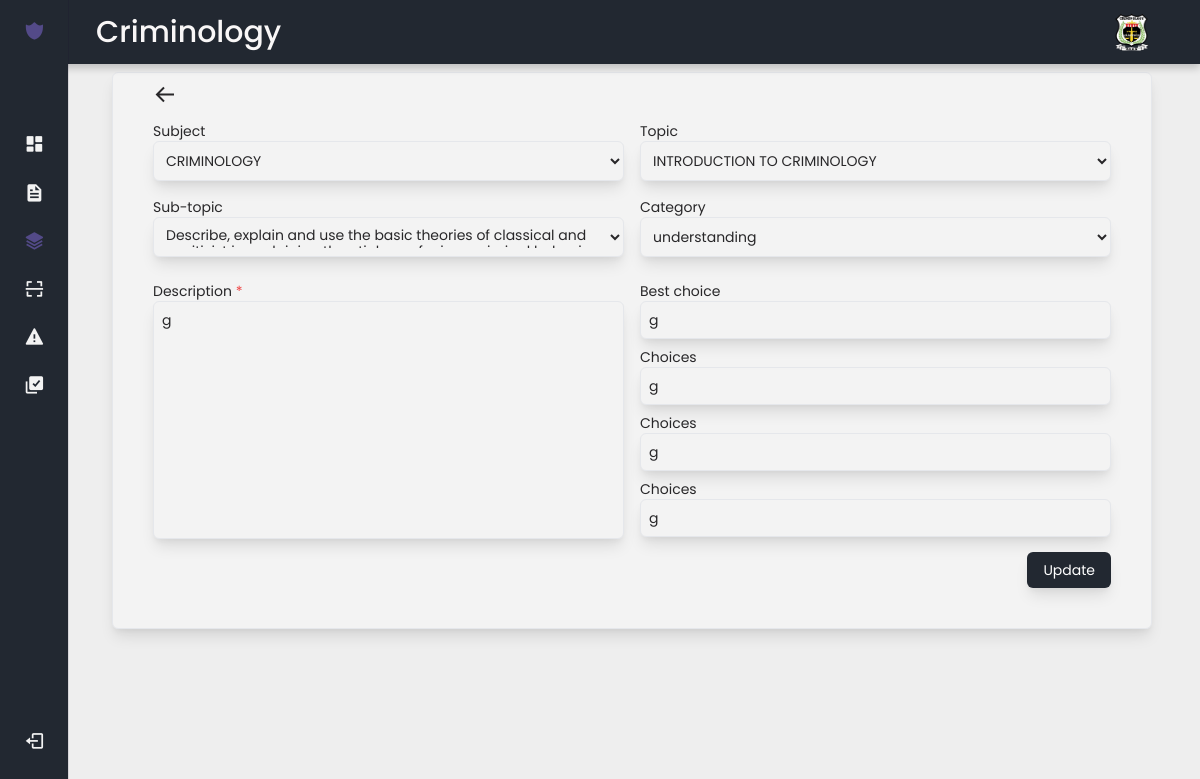
Screenshot of /questionnaires/update/525/ (signed in) with the database file from the repository.
### criminology/models.py (models this page shows, shortened)
class Questionnaire(models.Model):
  subject = models.ForeignKey(Subject, on_delete=models.CASCADE, null=True)
  category = models.ForeignKey(Category, on_delete=models.CASCADE, null=True)
  topic = models.ForeignKey(Topic, on_delete=models.CASCADE, null=True)
  subtopic = models.ForeignKey(Subtopic, on_delete=models.CASCADE, null=True)
  description = models.CharField(max_length=600)
  correct_answer = models.CharField(max_length=200)
  distructor1 = models.CharField(max_length=200)
  distructor2 = models.CharField(max_length=200)
  distructor3 = models.CharField(max_length=200)
  status = models.IntegerField(default=0)

class Subject(models.Model):
  id = models.AutoField(primary_key=True)
  subject_name = models.CharField(max_length=50)
  subject_code = models.CharField(max_length=10, null=True)
  subject_pw = models.IntegerField(default=0)

class Topic(models.Model):
  id = models.AutoField(primary_key=True)
  subject_topic = models.ForeignKey(Subject, on_delete=models.CASCADE)
  topic_name = models.CharField(max_length=200)

class Subtopic(models.Model):
  id = models.AutoField(primary_key=True)
  topic_subtopic = models.ForeignKey(Topic, on_delete=models.CASCADE)
  subtopic_name = models.CharField(max_length=200)

class Category(models.Model):
  id = models.AutoField(primary_key=True)
  category = models.CharField(max_length=50)

### criminology/views.py (the view, shortened to what this page needs)
# urls.py: path('questionnaires/update/<int:id>/', views.update, name='update'),
@login_required(login_url='loginpage')
def update(request, id):
    q = get_object_or_404(Questionnaire, id=id)
    subjects = Subject.objects.all()
    categories = Category.objects.all()
    topics = Topic.objects.filter(subject_topic=q.subject)
    subtopics = Subtopic.objects.filter(topic_subtopic=q.topic)
    context = {
        'q': q,
        'subjectsup': subjects,
        'categories': categories,
        'topics': topics,
        'subtopics': subtopics
    }
    return render(request, 'assets/questionnaires_update.html', context)

### templates/assets/questionnaires_update.html (shortened to what this page needs)
{% extends "base.html" %}
{% block content %}
<div id="cardtext" class="flex items-center ml-4 rounded-md shadow-lg border border-gray-200 cc101">
  <form action="{% url 'updatequestion' q.id %}" method="post" class="flex flex-col w-full pr-10 pb-10 pl-10">
     <div class="text-2xl cursor-pointer py-2 w-8 transform hover:scale-110">
      <button onclick="history.back()">
        <i class='bx bx-arrow-back'></i>
      </button>
    </div>
      <div class="grid grid-cols-1 md:grid-cols-2 gap-2 gap-x-4">
          <div class="pb-2 text-sm">
              <p id="cardtext">Subject</p>
              <select class="ddrop border border-gray-200 cc101 rounded-md shadow-lg outline-none w-full p-2"
                      aria-label="Default select example"
                      name="subjectupdate"
                      id="subjectupdate">
                  <option value="{{q.subject.id}}" selected>{{q.subject.subject_name}}</option>
              </select>
          </div>
          <div class="pb-2 text-sm" id="topic-container">
              <p id="cardtext">Topic</p>
              <select class="ddrop border border-gray-200 cc101 rounded-md shadow-lg outline-none w-full p-2"
                      aria-label="Default select example"
                      name="topicupdate"
                      id="topicupdate">
                  <option value="{{q.topic.id}}" selected>{{q.topic.topic_name}}</option>
              </select>
          </div>
          <div class="pb-2 text-sm" id="subtopic-container">
              <p id="cardtext">Sub-topic</p>
              <select class="ddrop border border-gray-200 cc101 rounded-md shadow-lg outline-none w-full p-2"
                      aria-label="Default select example"
                      name="subtopicupdate"
                      id="subtopicupdate">
                  <option value="{{q.subtopic.id}}" selected>{{q.subtopic.subtopic_name}}</option>
              </select>
          </div>
          <div class="pb-2 text-sm">
              <p id="cardtext">Category</p>
              <select name="categoryupdate" class="ddrop border border-gray-200 cc101 rounded-md shadow-lg outline-none w-full p-2" required>
                  <option value="{{q.category.id}}" selected>{{q.category.category}}</option>
              </select>
          </div>
      </div>
      <div class="grid grid-cols-1 md:grid-cols-2 gap-4 pt-4">
        <div class="w-full text-sm">
          <p id="cardtext">Description<span class="text-red-500"> *</span></p>
          <textarea name="descriptionupdate" class="border border-gray-200 cc101 rounded-md shadow-lg outline-none w-full resize-none p-2 whitespace-pre-wrap" rows="11">{{q.description}}</textarea>
        </div>
        <div class="flex flex-col gap-2">
          <div class="w-full text-sm">
            <label for="corans" id="cardtext">Best choice</label>
            <input name="correctansupdate" type="text" id="corans" class="border border-gray-200 cc101 rounded-md shadow-lg outline-none w-full p-2" value="{{q.correct_answer}}" required />
          </div>
          <div class="w-full text-sm">
            <label for="dis1" id="cardtext">Choices</label>
            <input name="distructorupdate1" type="text" id="dis1" class="border border-gray-200 cc101 rounded-md shadow-lg outline-none w-full p-2" value="{{q.distructor1}}" required />
          </div>
          <div class="w-full text-sm">
            <label for="dis2" id="cardtext">Choices</label>
            <input name="distructorupdate2" type="text" id="dis2" class="border border-gray-200 cc101 rounded-md shadow-lg outline-none w-full p-2" value="{{q.distructor2}}" required />
          </div>
          <div class="w-full text-sm">
            <label for="dis3" id="cardtext">Choices</label>
            <input name="distructorupdate3" type="text" id="dis3" class="border border-gray-200 cc101 rounded-md shadow-lg outline-none w-full p-2" value="{{q.distructor3}}" required />
          </div>
        </div>
      </div>
      <div class="mt-auto flex gap-4">
          <span class="flex-1"></span>
          <button id="btns" class="text-white text-sm mt-2 py-2 px-4 rounded-md shadow-lg" type="submit">
            Update
          </button>
      </div>
  </form>
</div>
{% endblock content %}

### static/css/main.css (style rules this page uses)
:root { --header-height: 3.5rem; --nav-width: 219px; --buttons-color: #534a88; --title-color: #F9F7F7; --text-color-light: #f3f3f3; --nav__dropdown-collapse:#2a313b; --text-color-dark: #282729; --body-color: #EEEEEE; --container-color: #222831; --body-font: 'Poppins', sans-serif; --normal-font-size: .938rem; --small-font-size: .75rem; --smaller-font-size: .75rem; --font-medium: 500; --font-semi-bold: 600; --font-large: 700; --z-fixed: 100; }
@media screen and (min-width: 1024px) { :root { --normal-font-size: 1rem; --small-font-size: .875rem; --smaller-font-size: .813rem; } }
#body { margin: var(--header-height) 0 0 0; padding: 1rem 1rem 0; font-family: var(--body-font); font-size: var(--normal-font-size); background-color: var(--body-color); color: var(--title-color); }
.cc101 , #dropdown { background-color: var(--text-color-light); white-space: wrap; }
.ddrop { cursor: pointer; }
#restricted_header, #restrict_text , #restrict_body, #cardtext { color: var(--text-color-dark); }
#btns, .buttons_for_ocr { background-color: var(--container-color); transition: background-color 0.15s ease-in; }
@media screen and (min-width: 768px) { #body { padding: 1rem 3rem 0 6rem; } }

### rows the page displays
Questionnaire: subjectupdate "CRIMINOLOGY", topicupdate "INTRODUCTION TO CRIMINOLOGY", subtopicupdate "Describe, explain and use the basic theories of classical and positivist in explaining the etiology of crime, criminal behavior, deviant behavior, and human behavior.", categoryupdate "understanding", descriptionupdate "g", correctansupdate "g", distructorupdate1 "g", distructorupdate2 "g", distructorupdate3 "g"
